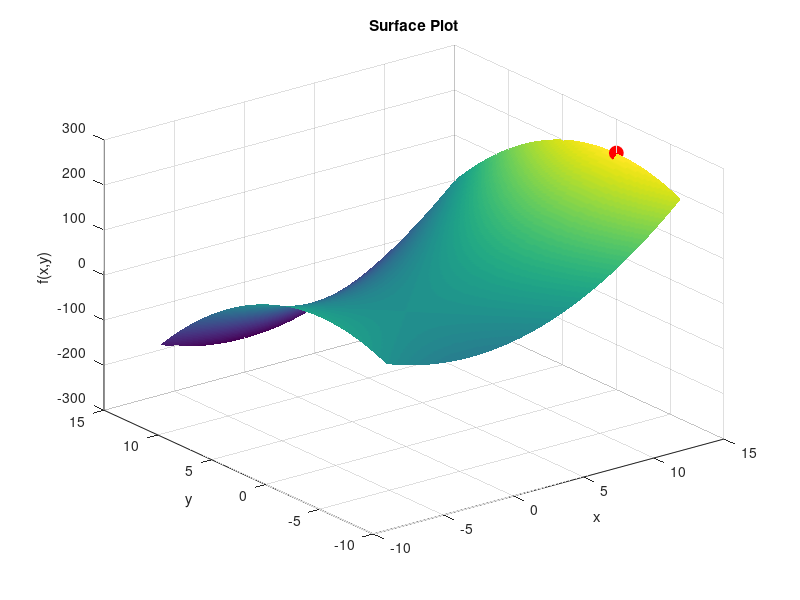
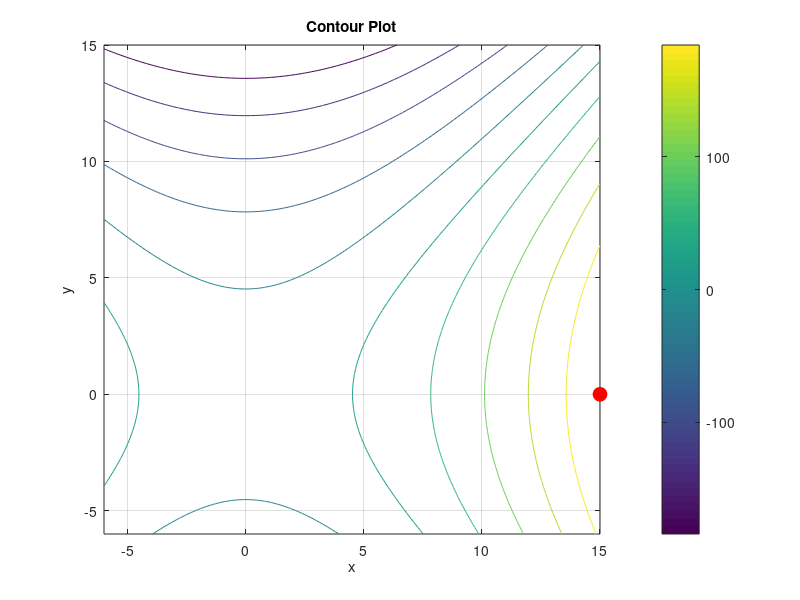

Recreate these plots in MATLAB, in order.
clc; clear; close all;

% Grid
[x,y] = meshgrid(-6:0.1:15 , -6:0.1:15);

% Fonksiyon
Z = x.^2 - y.^2;

% Grid tabanlı arama
[max_value, index] = max(Z(:));
[row,col] = ind2sub(size(Z), index);

x_ext = x(row,col);
y_ext = y(row,col);

% Surface plot
figure
surf(x,y,Z)
shading interp
hold on
plot3(x_ext,y_ext,max_value,'ro','MarkerSize',10,'MarkerFaceColor','r')
title('Surface Plot')
xlabel('x')
ylabel('y')
zlabel('f(x,y)')
grid on

% Contour plot
figure
contour(x,y,Z)
colorbar
hold on
plot(x_ext,y_ext,'ro','MarkerSize',10,'MarkerFaceColor','r')
title('Contour Plot')
xlabel('x')
ylabel('y')
grid on